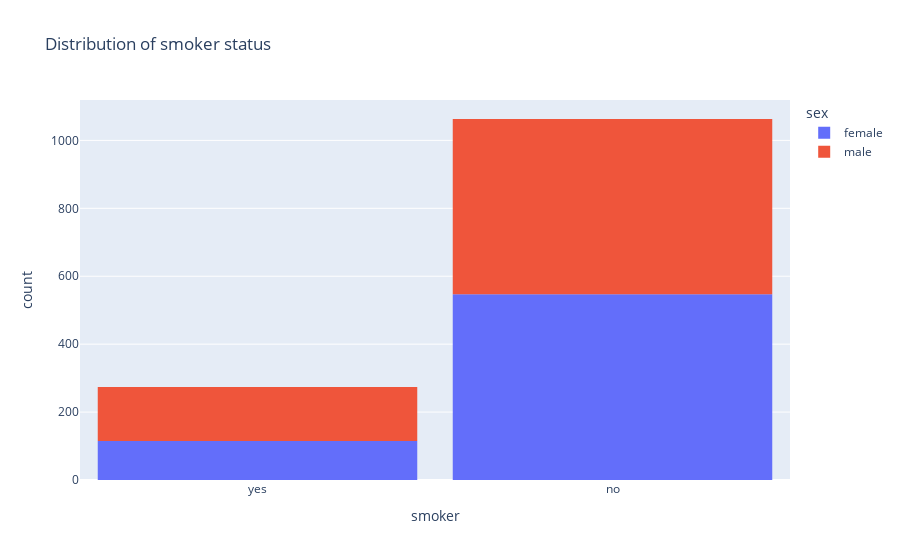

Notebook source saved alongside this figure:
### Code cell
fig = px.histogram( insurance, 
                   x = 'smoker',
                   color = 'sex',
                  title = 'Distribution of smoker status')
fig.update_layout(bargap = 0.1)
fig.show()

### Figure 1 — Plotly figure (JSON) as saved in the notebook; plotly's stock layout.template omitted (floating-point values rounded to 4 significant figures; data arrays with more than 128 entries replaced by an {"elided": "..."} marker saying what was removed)
{"data": [{"alignmentgroup": "True", "bingroup": "x", "hovertemplate": "sex=female<br>smoker=%{x}<br>count=%{y}<extra></extra>", "legendgroup": "female", "marker": {"color": "#636efa", "pattern": {"shape": ""}}, "name": "female", "offsetgroup": "female", "orientation": "v", "showlegend": true, "type": "histogram", "x": {"elided": "662 str values"}, "xaxis": "x", "yaxis": "y"}, {"alignmentgroup": "True", "bingroup": "x", "hovertemplate": "sex=male<br>smoker=%{x}<br>count=%{y}<extra></extra>", "legendgroup": "male", "marker": {"color": "#EF553B", "pattern": {"shape": ""}}, "name": "male", "offsetgroup": "male", "orientation": "v", "showlegend": true, "type": "histogram", "x": {"elided": "675 str values"}, "xaxis": "x", "yaxis": "y"}], "layout": {"bargap": 0.1, "barmode": "relative", "legend": {"title": {"text": "sex"}, "tracegroupgap": 0}, "title": {"text": "Distribution of smoker status"}, "xaxis": {"anchor": "y", "domain": [0, 1], "title": {"text": "smoker"}}, "yaxis": {"anchor": "x", "domain": [0, 1], "title": {"text": "count"}}}}
